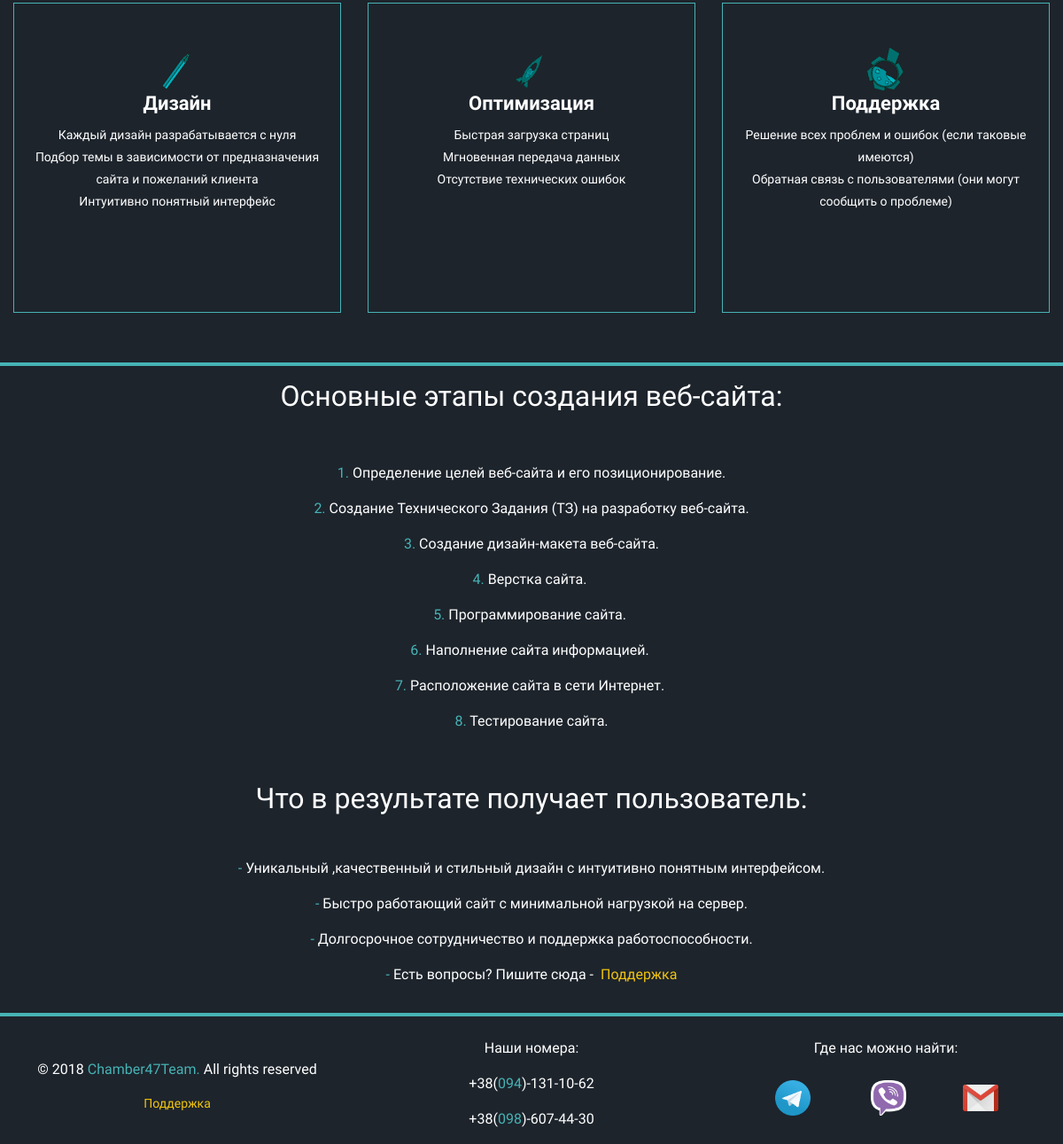
Page /main/ (lower part) on the earlier database version.
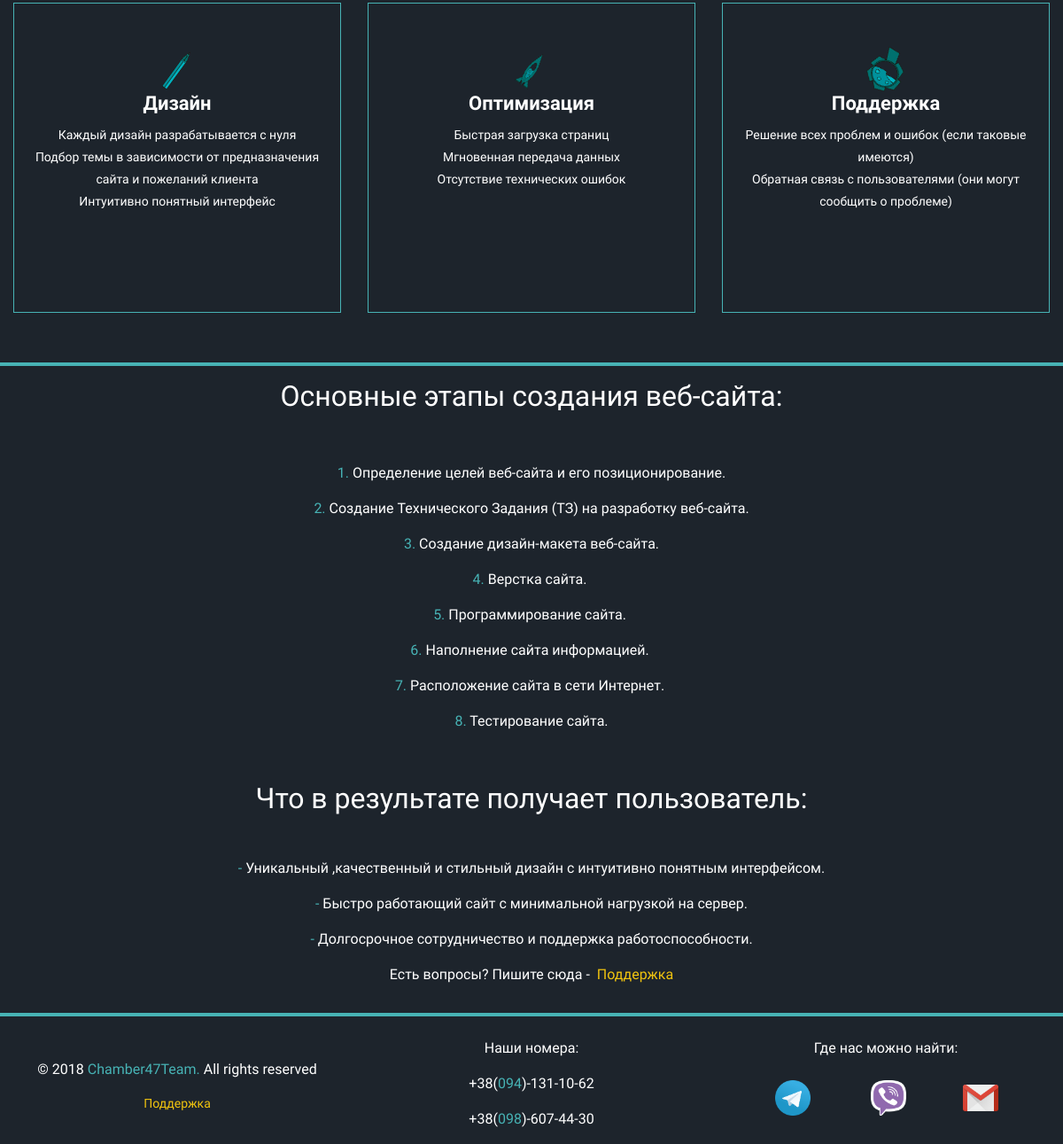
Same page on the later database version.
### main_app/models.py (models this page shows, shortened)
class Index(models.Model):
    class Meta:
        ordering = ['title']
        verbose_name = 'Описание на главной странице'
        verbose_name_plural = 'Описание на главной странице'
    title = models.CharField(max_length=100, db_index=True, verbose_name='Название')
    description = RichTextUploadingField(blank=True, verbose_name='Описание')

### main_app/views.py (the view)
# urls.py: path('', views.index, name='index'),
def index(request):
    index_elements = Index.objects.all()
    return render(request, 'main_app/index.html', {
        'index_elements': index_elements
    })

### templates/main_app/index.html (shortened to what this page needs)
{% extends 'base.html' %}
    {% load static %}
    {% block row %}
        <div class="row" style="margin-right: 0; margin-left: 0; min-height: 450px;border-bottom: 4px solid #47B3B5;" >
            <div class="col-12 col-lg-4">
                <div class="serviceBox">
                    <div class="service-icon">
                        <i class="gear-new"></i>
                    </div>
                    <div class="service-content">
                         <h3 class="title" >Дизайн</h3><p class="description">
                            Каждый дизайн разрабатывается с нуля<br>
                            Подбор темы в зависимости от предназначения<br>
                               сайта и пожеланий клиента<br>
                             Интуитивно понятный интерфейс
                         </p>
                    </div>
                </div>
            </div>
            <div class="col-12 col-lg-4">
                <div class="serviceBox">
                    <div class="service-icon">
                        <i class="rocket-new"></i>
                    </div>
                    <div class="service-content">
                        <h3 class="title">Оптимизация</h3>
                        <p class="description">
                            Быстрая загрузка страниц<br>
                            Мгновенная передача данных<br>
                            Отсутствие технических ошибок<br>
                        </p>
                    </div>
                </div>
            </div>
            <div class="col-12 col-lg-4">
                <div class="serviceBox">
                    <div class="service-icon">
                        <i class="pen-new"></i>
                    </div>
                    <div class="service-content">
                        <h3 class="title">Поддержка</h3>
                        <p class="description">
                            Решение всех проблем и ошибок (если таковые имеются)<br>
                            Обратная связь с пользователями (они могут сообщить о проблеме)
                        </p>
                    </div>
                </div>
            </div>
        </div>
    {% endblock %}
    {% block content %}
         <div class="col-12" style="text-align: center">
            {% for index in index_elements %}
                <h2>{{ index.title }}</h2>
                <br>
                <br>
                {% autoescape off %}{{ index.description }}{% endautoescape %}
            {% endfor %}
        </div>
    {% endblock %}

### templates/base.html (shortened to what this page needs)
<!DOCTYPE html>
<html lang="en">
<head>
    {% load static %}
    <link rel="stylesheet" href = "{% static 'css/styles.css' %}">
    <link rel="stylesheet" href = "{% static 'css/bootstrap-menu.css' %}">
    <link rel="stylesheet" href = "{% static 'css/fonts.css' %}">
    <link rel="stylesheet" href="https://maxcdn.bootstrapcdn.com/bootstrap/4.0.0/css/bootstrap.min.css">
</head>
<body>
    <div class="container-fluid" style="padding: 0">
        {% block row  %}
        {% endblock %}
        <div class="row content-row" style="margin-right: 0; margin-left: 0;">
            {% block content %}
            {% endblock %}
        </div>
        <div class="row footer-row" style="margin-right: 0; margin-left: 0;">
            <div class="col-12 col-lg-4">
                <br>
                <br>
                <p align="center">© 2018 <span style="color:#47B3B5">Chamber47Team.</span> All rights reserved</p>
                <p align="center" style="font-size: 14px"><a  style="color: #f1c40f" href="{% url 'forms_app:support' %}">Поддержка</a></p>
            </div>
            <div class="col-12 col-lg-4">
                <br>
                <p align="center">Наши номера:</p>
                <p align="center">+38(<span style="color:#47B3B5">094</span>)-131-10-62</p> <p align="center">+38(<span style="color:#47B3B5">098</span>)-607-44-30</p>
            </div>
            <div class="col-12 col-lg-4">
                <br>
                <p align="center">Где нас можно найти:</p>
                <br>
                <a class="telegram" href="https://t.me/Chamber47"></a>
                <a class="viber" href="viber://add?number=380662004294"></a>
                <a class="gmail" href="mailto:developerspython385@gmail.com"></a>
            </div>
        </div>
    </div>
</body>
</html>

### main_app/static/css/styles.css (style rules this page uses)
.container-fluid { background-color: #1d242c; color: #ffffff; margin-right: 0; margin-left: 0; font-family: 'Poor Story', cursive; }
.content-row { min-height: 700px; padding: 15px; border-bottom: 4px solid #47B3B5; font-family: 'Poor Story', cursive; }
.serviceBox { top: 40px; border: 1px solid #47B3B5; text-align: center; padding: 50px 0; overflow: hidden; position: relative; z-index: 1; transition: all 0.5s ease 0s; min-height: 350px; }
.serviceBox:before, .serviceBox:after { content: ""; width: 200%; height: 200%; background: #1d242c; position: absolute; top: 0; left: 0; z-index: -1; transition: all 1s ease 0.1s; }
.serviceBox:before { background: #47B3B5; }
.serviceBox .service-content { color: #fff; line-height: 25px; padding: 0 20px 20px; }
.serviceBox .title { font-size: 22px; font-weight: 700; margin-bottom: 10px; }
.serviceBox .description { font-size: 14px; }
.serviceBox i.gear-new { background: url(/static/main_app/img/pen-no.png); background-size: 50px 50px; transform: rotate(40grad); margin: auto; display: block; width: 50px; height: 50px; opacity: 1; }
.serviceBox i.rocket-new { background: url(/static/main_app/img/rocket-no.png); background-size: 50px 50px; transform: rotate(40grad); margin: auto; display: block; width: 50px; height: 50px; opacity: 1; }
.serviceBox i.pen-new { background: url(/static/main_app/img/gear-yes.png); background-size: 50px 50px; transform: rotate(40grad); margin: auto; display: block; width: 50px; height: 50px; opacity: 1; }
.telegram { background: url(/static/main_app/img/telegram.png); background-size: 40px 40px; display: inline-block; width: 40px; height: 40px; position: absolute; margin-left: 15%; top: 50%; }
.viber { background: url(/static/main_app/img/viber.png); background-size: 40px 40px; display: block; width: 40px; height: 40px; position: absolute; margin-left: 42%; top: 50%; }
.gmail { background: url(/static/main_app/img/gmail.png); background-size: 40px 40px; display: block; width: 40px; height: 40px; position: absolute; margin-left: 68%; top: 50%; }

Differences in the rows shown:
changed Index "Основные этапы создания веб-сайта:": description "…сотрудничество и поддержка работоспособности. - Есть вопросы? Пишите сюда…" → "…сотрудничество и поддержка работоспособности. Есть вопросы? Пишите сюда…"
